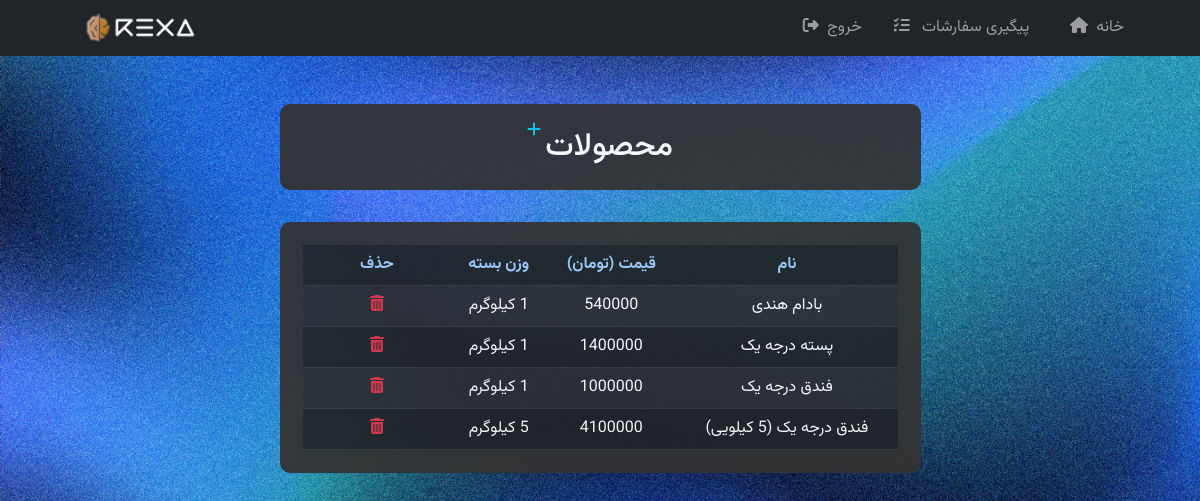
Page /manage/product (signed in) on the committed database.
### shop/models.py (models this page shows, shortened)
class Product(models.Model):
    name = models.CharField(max_length=200, verbose_name="نام محصول")
    price = models.IntegerField(verbose_name="قیمت محصول")
    quantity = models.PositiveIntegerField(verbose_name="وزن هر بسته (کیلو گرم)")

### shop/views.py (the view)
# urls.py: path('manage/product', ProductListView.as_view(), name="product"),
class ProductListView(LoginRequiredMixin, ListView):
    model = Product
    template_name = 'product.html'

### templates/product.html
{% extends 'base.html' %}
{% block content %}
  <div class="container">
    <div class="row">
      <div class="col-md-7 mx-auto">
        <div class="rounded-box p-3 mt-0">
            <div class="d-flex">
                <h2 class="my-2">محصولات</h2> &nbsp;
                <a href="{% url 'product_new' %}" class="mr-2">
                    <i class="fa-solid fa-plus text-info"></i>
                </a>
            </div>
        </div>
          <div class="rounded-box">
              <table class="table table-dark table-striped mb-0">
                  <thead>
                    <tr>
                        <th class="fs-7 text-center text-light-blue">نام</th>
                        <th class="fs-7 text-center text-light-blue">قیمت (تومان)</th>
                        <th class="fs-7 text-center text-light-blue">وزن بسته</th>
                        <th class="fs-7 text-center text-light-blue">حذف</th>
                    </tr>
                  </thead>
                  <tbody>
                  {% for product in object_list %}
                      <tr>
                          <td class="me-1 text-center">{{ product.name }}</td>
                          <td class="me-1 text-center">{{ product.price }}</td>
                          <td class="me-1 text-center">{{ product.quantity }} کیلوگرم</td>
                      <td class="w-25 text-center">
                          <a href="{% url 'product_delete' product.pk %}" class="text-danger">
                              <i class="fa-solid fa-trash-can"></i>
                          </a>
                      </td>
                      </tr>
                  {% endfor %}
                  </tbody>
              </table>
          </div>
      </div>
    </div>
  </div>
{% endblock content %}

### static/src/main.css (style rules this page uses)
body { margin: 0; padding: 0; font-family: 'Vazirmatn', sans-serif; background-image: url('../img/blue-bg.jpg'); background-attachment: fixed; background-size: cover; background-position: center center; background-repeat: no-repeat; height: 100vh; overflow: auto; color: #fff; }
.text-light-blue { color: #9fcdff; }
.rounded-box { background-color: #333; background-attachment: fixed; opacity: 95%; margin-top: 2%; border-radius: 10px; padding: 23px; margin-bottom: 5%; display: flex; flex-direction: column; align-items: center; justify-content: center; position: relative; }

### rows in the picture
Product: name "بادام هندی", price "540000"
Product: name "پسته درجه یک", price "1400000"
Product: name "فندق درجه یک", price "1000000"
Product: name "فندق درجه یک (5 کیلویی)", price "4100000"
